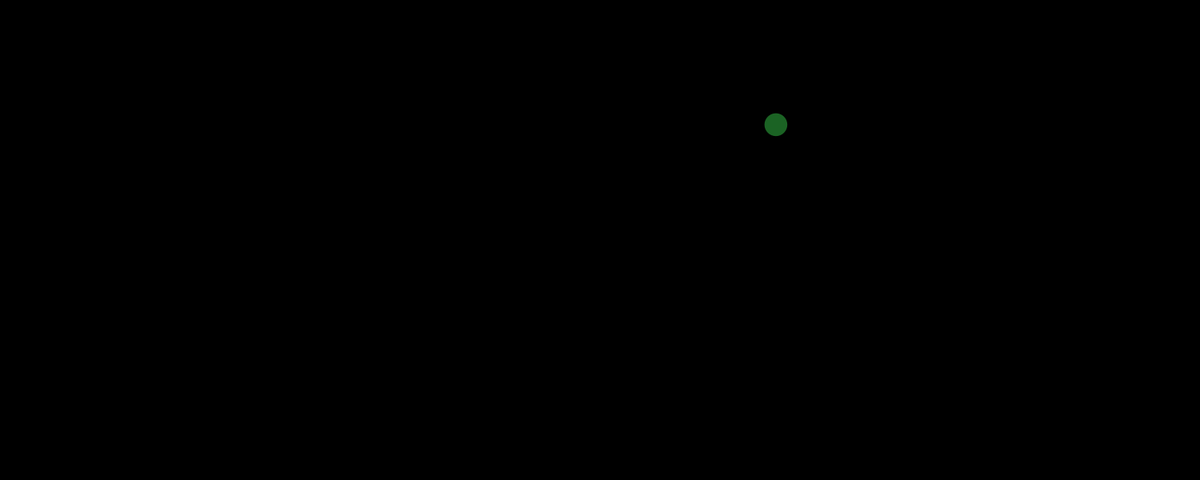
Frame 1 (no input)
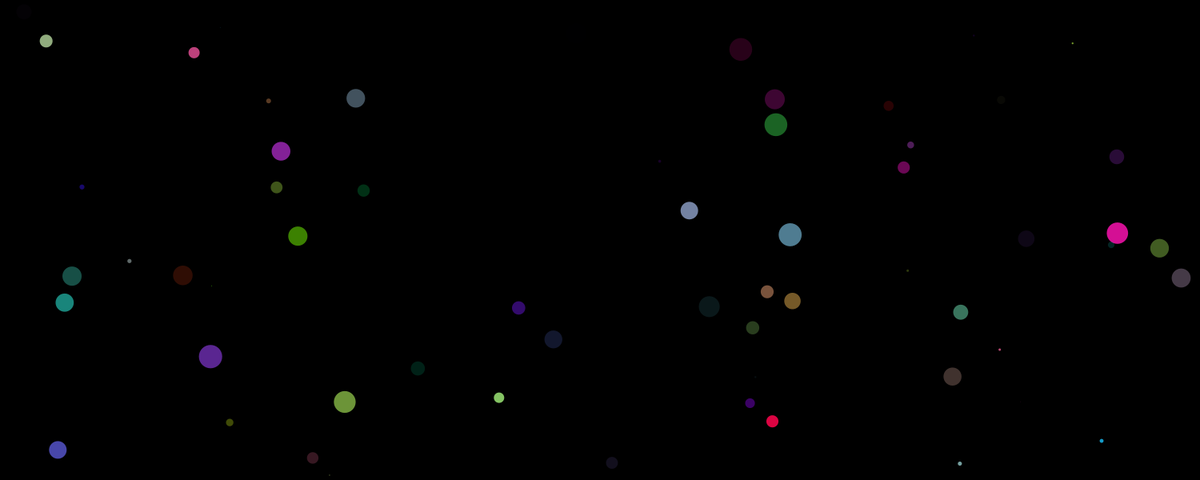
Frame 60 (the mouse pressed at the canvas centre just before this capture)
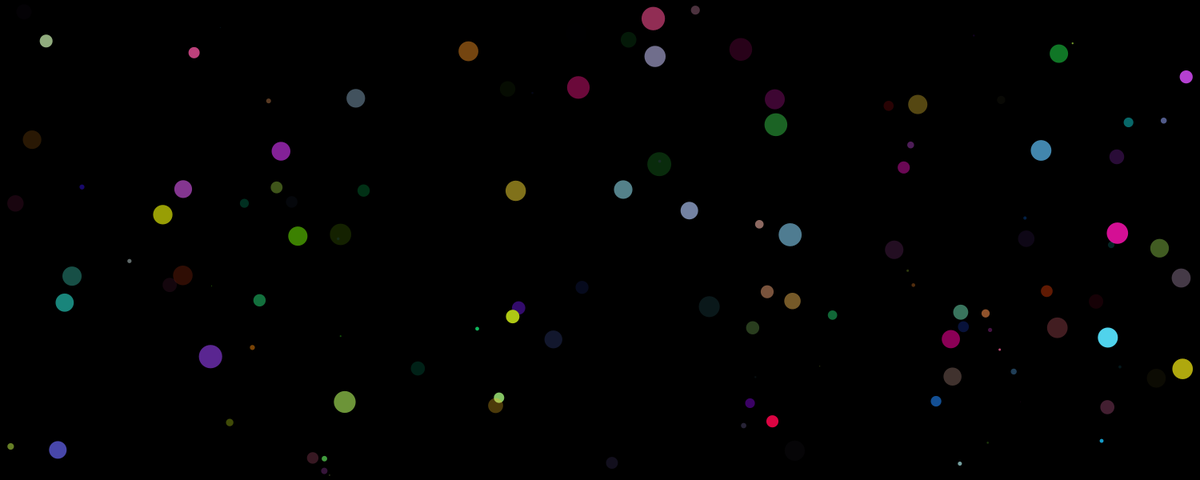
Frame 120 (the mouse held since frame 60 and released just before this capture)

The Processing sketch that drew these frames (run headless with seeded random() and noise(); from frame 60 on, the mouse is pressed at the canvas centre):

// Processing sketch: colored_circle_on_random_location
// ── colored_circle_on_random_location.pde
float x;
float y;
float d;
float r;
float g;
float b;
float t;


void setup() {
  size(1500, 600);
  background(0);
  noStroke();
}

void draw() {
  x = random(width);
  y = random(height);
  d = random(1, 30);
  r = random(255);
  g = random(255);
  b = random(255);
  t = random(255);
  fill(r, g, b, t);
  ellipse(x, y, d, d);
}
